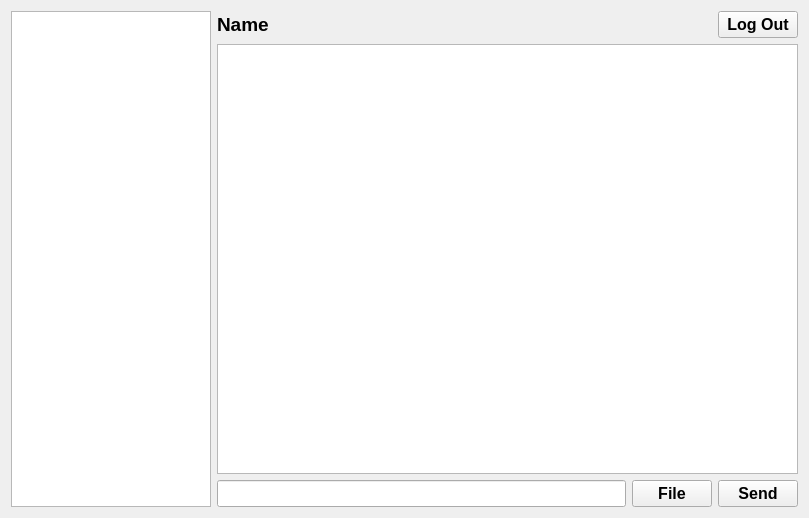
<?xml version="1.0" encoding="UTF-8"?>
<ui version="4.0">
 <class>Chat</class>
 <widget class="QWidget" name="Chat">
  <property name="geometry">
   <rect>
    <x>0</x>
    <y>0</y>
    <width>809</width>
    <height>518</height>
   </rect>
  </property>
  <property name="windowTitle">
   <string>Form</string>
  </property>
  <layout class="QHBoxLayout" name="horizontalLayout_3">
   <item>
    <widget class="QListView" name="list_users">
     <property name="maximumSize">
      <size>
       <width>200</width>
       <height>16777215</height>
      </size>
     </property>
    </widget>
   </item>
   <item>
    <layout class="QVBoxLayout" name="verticalLayout">
     <item>
      <layout class="QHBoxLayout" name="horizontalLayout_2">
       <item>
        <widget class="QLabel" name="label_name">
         <property name="font">
          <font>
           <pointsize>14</pointsize>
           <bold>true</bold>
          </font>
         </property>
         <property name="text">
          <string>Name</string>
         </property>
        </widget>
       </item>
       <item>
        <spacer name="horizontalSpacer">
         <property name="orientation">
          <enum>Qt::Horizontal</enum>
         </property>
         <property name="sizeHint" stdset="0">
          <size>
           <width>40</width>
           <height>20</height>
          </size>
         </property>
        </spacer>
       </item>
       <item>
        <widget class="QPushButton" name="btn_logOut">
         <property name="font">
          <font>
           <pointsize>12</pointsize>
           <bold>true</bold>
          </font>
         </property>
         <property name="text">
          <string>Log Out</string>
         </property>
        </widget>
       </item>
      </layout>
     </item>
     <item>
      <widget class="QListWidget" name="list_chat"/>
     </item>
     <item>
      <layout class="QHBoxLayout" name="horizontalLayout">
       <item>
        <widget class="QLineEdit" name="input_msg">
         <property name="sizePolicy">
          <sizepolicy hsizetype="Expanding" vsizetype="Preferred">
           <horstretch>0</horstretch>
           <verstretch>0</verstretch>
          </sizepolicy>
         </property>
        </widget>
       </item>
       <item>
        <widget class="QPushButton" name="btn_file">
         <property name="sizePolicy">
          <sizepolicy hsizetype="Minimum" vsizetype="Preferred">
           <horstretch>0</horstretch>
           <verstretch>0</verstretch>
          </sizepolicy>
         </property>
         <property name="font">
          <font>
           <pointsize>12</pointsize>
           <bold>true</bold>
          </font>
         </property>
         <property name="text">
          <string>File</string>
         </property>
        </widget>
       </item>
       <item>
        <widget class="QPushButton" name="btn_send">
         <property name="sizePolicy">
          <sizepolicy hsizetype="Minimum" vsizetype="Preferred">
           <horstretch>0</horstretch>
           <verstretch>0</verstretch>
          </sizepolicy>
         </property>
         <property name="font">
          <font>
           <pointsize>12</pointsize>
           <bold>true</bold>
          </font>
         </property>
         <property name="text">
          <string>Send</string>
         </property>
        </widget>
       </item>
      </layout>
     </item>
    </layout>
   </item>
  </layout>
 </widget>
 <resources/>
 <connections/>
</ui>
